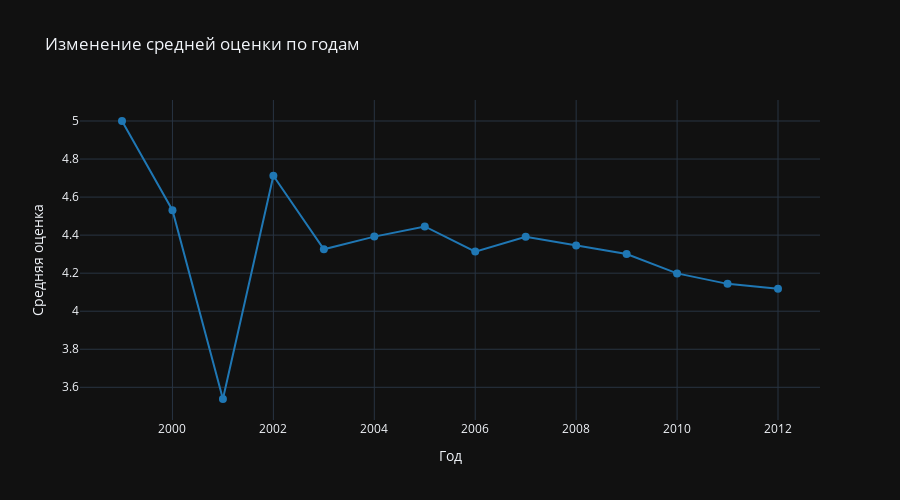

The notebook cell saved with this chart:
### Code cell
yearly_stats = df.groupby('year').agg({
    'Score': ['mean', 'count']
}).reset_index()
yearly_stats.columns = ['year', 'avg_score', 'count']

fig = go.Figure()
fig.add_trace(go.Scatter(
    x=yearly_stats['year'], 
    y=yearly_stats['avg_score'],
    mode='lines+markers',
    name='Средняя оценка',
    marker=dict(size=8, color='#1f77b4'),
    line=dict(width=2),
    hovertemplate='<b>Год</b>: %{x}<br><b>Средняя оценка</b>: %{y:.2f}<extra></extra>'
))

fig.update_layout(
    title='Изменение средней оценки по годам',
    xaxis_title='Год',
    yaxis_title='Средняя оценка',
    hovermode='x unified',
    height=500
)

### Figure 1 — Plotly figure (JSON) as saved in the notebook; plotly's stock layout.template omitted (floating-point values rounded to 4 significant figures)
{"data": [{"hovertemplate": "<b>Год</b>: %{x}<br><b>Средняя оценка</b>: %{y:.2f}<extra></extra>", "line": {"width": 2}, "marker": {"color": "#1f77b4", "size": 8}, "mode": "lines+markers", "name": "Средняя оценка", "x": [1999, 2000, 2001, 2002, 2003, 2004, 2005, 2006, 2007, 2008, 2009, 2010, 2011, 2012], "y": [5.0, 4.531, 3.538, 4.712, 4.326, 4.392, 4.446, 4.313, 4.391, 4.345, 4.3, 4.199, 4.144, 4.118], "type": "scatter"}], "layout": {"title": {"text": "Изменение средней оценки по годам"}, "xaxis": {"title": {"text": "Год"}}, "yaxis": {"title": {"text": "Средняя оценка"}}, "hovermode": "x unified", "height": 500}}
